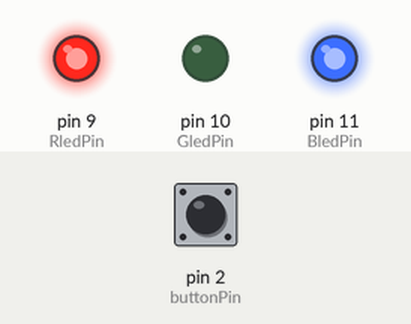
Simulated run of this sketch. Board: Arduino Uno, built with avr-gcc and run on an emulated ATmega328P. Shown: output pins drawn as LEDs (lit = HIGH). The test bench sets the inputs (shaded band); at power-on: pin 2 (buttonPin) LOW. What the sketch prints to the serial monitor is not drawn.

Above: at 1.2 s.
1.3 s: pin 2 (buttonPin) pulled HIGH for 0.15 s
At 1.7 s:
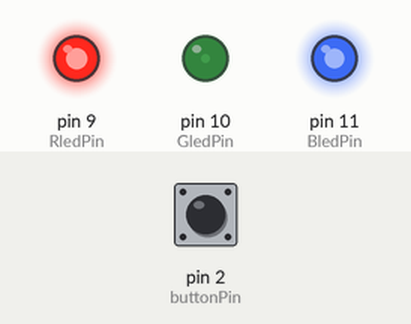
4.4 s: pin 2 (buttonPin) pulled HIGH for 1 s
At 5.3 s:
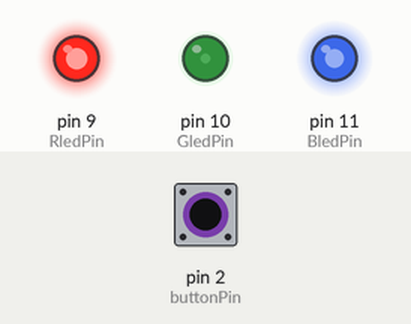
8.4 s: pin 2 (buttonPin) pulled HIGH for 0.15 s
At 9.3 s:
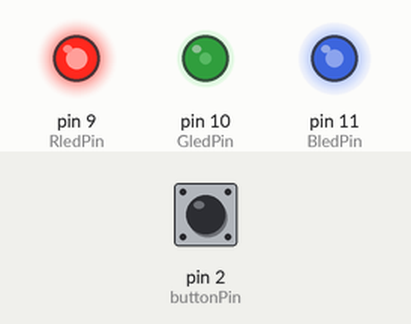
11.5 s: pin 2 (buttonPin) pulsed HIGH 2 times (0.12 s each, 0.3 s apart)
At 12.5 s:
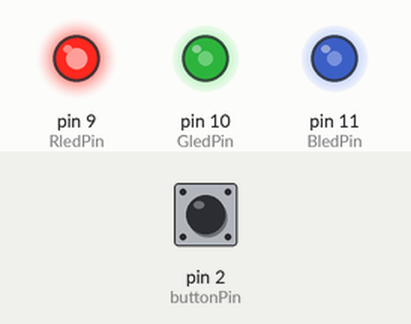
13.6 s: pin 2 (buttonPin) pulled HIGH for 3.2 s
19.8 s: pin 2 (buttonPin) pulsed HIGH 5 times (0.12 s each, 0.3 s apart)
Timing chart, 0 to 36.6 s (numbered marks = the images above; inputs shaded):
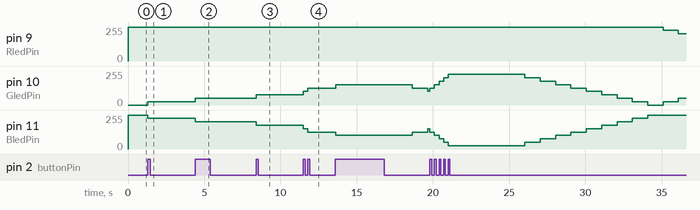

Measured:
- after the input at 1.3 s, pin 10 (GledPin): 0/255 → 25/255 at once; pin 11 (BledPin): 255/255 → 229/255 at once
- after the input at 4.4 s, pin 9 (RledPin): stays 255/255 (without the input it goes to 229/255 after 2.9 s); pin 11 (BledPin): 229/255 → 204/255 at once
- after the input at 8.4 s, pin 9 (RledPin): stays 255/255 (without the input it goes to 229/255 after 3.0 s)
- after the input at 11.5 s, pin 10 (GledPin): 76/255 → 102/255 at once, → 127/255 0.30 s later; pin 11 (BledPin): 178/255 → 153/255 at once, → 127/255 0.30 s later

The sketch:

homework_2.ino
```cpp
const int RledPin =9;
const int GledPin =10;
const int BledPin =11;
const int buttonPin = 2;

const long untouch_interval = 5000;
const long reduced_interval = 1000;
const int neutral_mood =10;
const long blink_interval = 200;

int mood =0;
int button_state =0;
unsigned long touched_timer = 0;
unsigned long reduced_timer = 0;
unsigned long blink_timer = 0;
bool button_pressed = false;
bool led_visible = true;


void setup()
{

  Serial.begin(9600);

  pinMode(buttonPin, INPUT);
  pinMode(RledPin, OUTPUT);
  pinMode(GledPin, OUTPUT);
  pinMode(BledPin, OUTPUT);

  //Initial mood = neutral
  mood = neutral_mood;

}

void loop()
{

  button_state = digitalRead(buttonPin);

  if(button_state == HIGH && !button_pressed)
  {
    mood = max_mood(mood + 1);
    if(mood > 20) mood =20;
    touched_timer = millis();
    button_pressed = true;
  }

  if(button_state == LOW && button_pressed)
  {
    button_pressed = false;
  }

  //decreasing the mood
  unsigned long current_timer = millis();
  if(current_timer - touched_timer > untouch_interval)
  {
    if(current_timer - reduced_timer > reduced_interval)
    {
      mood = max_mood(mood-1);
      reduced_timer = current_timer;
    }
  }

  //blinking
  update_blink_state();

  if(led_visible || mood >= neutral_mood)
  {
    show_led_state(mood);
  }
  else
  {
    analogWrite(RledPin, 255);
    analogWrite(GledPin, 255);
    analogWrite(BledPin, 255);
  }

  show_mood(mood);

}

//FUNCTION


void show_led_state(int state)
{

 float brightness_interval = 255 / 10.0;
 if(mood >= neutral_mood)
 {
  analogWrite(RledPin, 255);
  analogWrite(GledPin, brightness_interval * (mood - neutral_mood));
  analogWrite(BledPin, 255 - brightness_interval *(mood - neutral_mood));
 }

 else
 {
  analogWrite(RledPin, 255 - brightness_interval *(neutral_mood - mood));
  analogWrite(GledPin, brightness_interval * (neutral_mood - mood));
  analogWrite(BledPin, 255);
 }

}

//Function to limitate the mood between 0 and 20
int max_mood(int mood)
{
  if (mood < 0)
  {
    mood =  0;
  }
  if (mood > 20)
  {
    mood = 20;
  }

  return mood;
}

//Funcion to blink the led when mood is under < neutral mood
void update_blink_state()
{
  if(mood < 4 && mood > 0)
  {
    unsigned long time = millis();
    if(time - blink_timer > blink_interval)
    {
      led_visible = !led_visible;
      blink_timer = time;
    }
  }
  else
  {
    led_visible = true;
  }
}

//Fuction to display the mood in the display monitor

void show_mood(int mood)
{
  //If happy
  if(mood >=11 && mood <=20)
  {
    Serial.print("Mood: ");
    //Serial.print(mood);
    Serial.println(" 😊 Happy");
  }

  //if neutral
  else if( mood >= 2 and mood <=10)
  {
    Serial.print("Mood: ");
    //Serial.print(mood);
    Serial.println(" 😐 Neutral");
  }

  //if sad
  else if(mood <= 1)
  {
    Serial.print("Mood: ");
    //Serial.print(mood);
    Serial.println(" 😢 Sad");
  }
}
```
